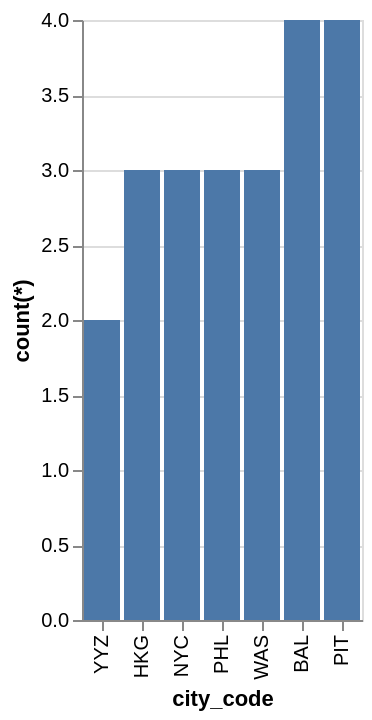

Vega-Lite specification for this chart:
### Vega-Lite specification from a JSON file in a GitHub repository (floating-point values rounded to 4 significant figures)
{"data": {"values": [{"x_data": "YYZ", "y_data": 2}, {"x_data": "HKG", "y_data": 3}, {"x_data": "NYC", "y_data": 3}, {"x_data": "PHL", "y_data": 3}, {"x_data": "WAS", "y_data": 3}, {"x_data": "BAL", "y_data": 4}, {"x_data": "PIT", "y_data": 4}]}, "mark": "bar", "encoding": {"x": {"field": "x_data", "type": "nominal", "title": "city_code", "sort": {"op": "sum", "field": "y_data", "order": "ascending"}}, "y": {"field": "y_data", "type": "quantitative", "title": "count(*)"}}}
